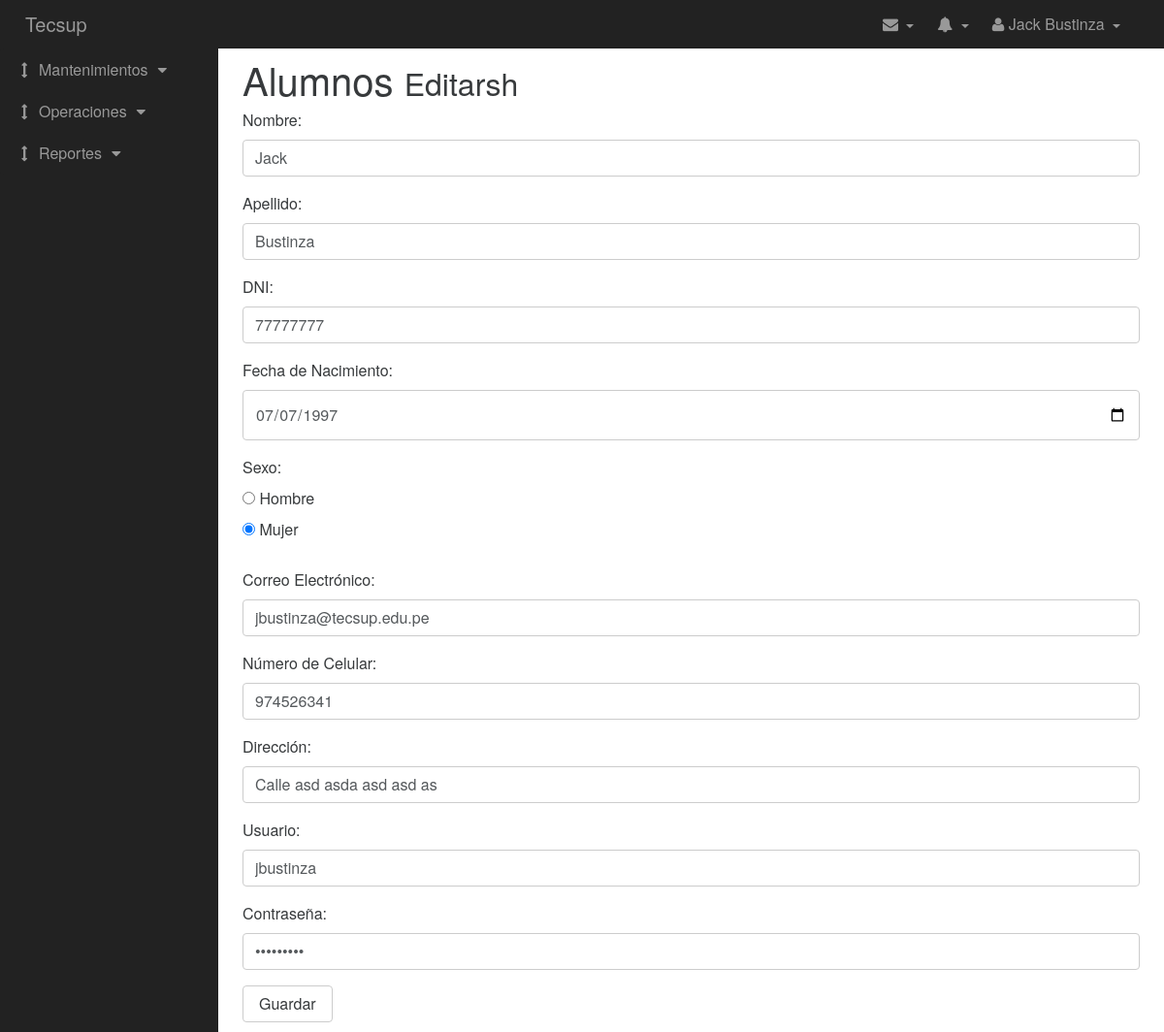
The app's page /alumnos_editar.php?xid_per=3 (signed in) with its own data.
### tables this page shows
CREATE TABLE `persona` (
  `id_per` int(11) NOT NULL AUTO_INCREMENT,
  `nom_per` varchar(100) DEFAULT NULL,
  `ape_per` varchar(100) DEFAULT NULL,
  `dni_per` varchar(8) DEFAULT NULL,
  `fec_nac_per` date DEFAULT NULL,
  `sex_per` varchar(1) DEFAULT NULL,
  `email_per` varchar(50) DEFAULT NULL,
  `cel_per` varchar(15) DEFAULT NULL,
  `dir_per` varchar(100) DEFAULT NULL,
  `log_per` varchar(45) DEFAULT NULL,
  `pass_per` varchar(45) DEFAULT NULL,
  `id_tipo_per` int(11) DEFAULT NULL,
  PRIMARY KEY (`id_per`),
  KEY `fk_Persona_TipoPersona_idx` (`id_tipo_per`),
  CONSTRAINT `fk_Persona_TipoPersona` FOREIGN KEY (`id_tipo_per`) REFERENCES `tipopersona` (`id_tipo_per`) ON DELETE NO ACTION ON UPDATE NO ACTION
);

### funciones.php (called while the page is built, shortened)
<?php
  function leerParam($param, $default) {
     if ( isset($_GET["$param"] ) )
        return $_GET["$param"];
     return $default;
  }
?>

### alumnos_editar.php (the view, shortened to what this page needs)
<?php require_once("header.php");
require_once("funciones.php");
$xid_per = leerParam("xid_per","");
$sql = "SELECT * FROM persona WHERE id_per = '$xid_per'";
$xc = conectar();
$res = mysqli_query($xc,$sql);
$fila = mysqli_fetch_array($res);
?>
 <div class="container-fluid">
    <div class="row">
        <div class="col-lg-12">
            <h1 class="page-header">
                Alumnos
                <small>Editarsh</small>
            </h1>
        </div>
    </div>
    <div class="row">
        <div class="col-lg-12">
            <form role="form" method="POST" action="alumnos_grabar.php">
                <fieldset class="form-group">
                    <label for="nom_per">Nombre:</label>
                    <input class="form-control" placeholder="Escriba su Nombre:" required="required" name="nom_per" value=<?php echo $fila['nom_per']; ?> id="nom_per">
                </fieldset>
                <fieldset class="form-group">
                    <label for="ape_per">Apellido:</label>
                    <input class="form-control" placeholder="Escriba su Apellido:" required="required" name="ape_per" value=<?php echo $fila['ape_per']; ?>  id="ape_per">
                </fieldset>
                <fieldset class="form-group">
                    <label for="dni_per">DNI:</label>
                    <input class="form-control" placeholder="Escriba su DNI:" required="required" name="dni_per" value=<?php echo $fila['dni_per']; ?> id="dni_per" maxlength="8">
                </fieldset>
                <fieldset class="form-group">
                    <label for="fec_nac_per">Fecha de Nacimiento:</label>
                    <input type="date" value=<?php echo $fila['fec_nac_per']; ?> class="form-control" required="required" name="fec_nac_per" id="fec_nac_per">
                </fieldset>
                <?php
                if($fila["sex_per"]=="M"){
                    echo"<fieldset class='form-group'>
                            <label>Sexo:</label>
                            <div class='radio'>
                                <label>
                                    <input type='radio' name='sex_per' id='sex_per1' value='H' > Hombre
                                </label>
                            </div>
                            <div class='radio'>
                                <label>
                                    <input type='radio' name='sex_per' id='sex_per2' value='M' checked> Mujer
                                </label>
                            </div>
                        </fieldset>";
                }
                ?>
                <fieldset class="form-group">
                    <label for="email_per">Correo Electrónico:</label>
                    <input type="email" class="form-control" placeholder="Escriba su Correo Electrónico:" required="required" value=<?php echo $fila['email_per']; ?> name="email_per" id="email_per" maxlength="50">
                </fieldset>
                <fieldset class="form-group">
                    <label for="cel_per">Número de Celular:</label>
                    <input class="form-control" placeholder="Escriba su Número de Celular" required="required" name="cel_per" value=<?php echo $fila['cel_per']; ?> id="cel_per" maxlength="15">
                </fieldset>
                <fieldset class="form-group">
                    <label for="dir_per">Dirección:</label>
                    <input class="form-control" placeholder="Escriba su Dirección" required="required" name="dir_per" id="dir_per" value="<?php echo $fila['dir_per']; ?>" maxlength="100">
                </fieldset>
                <fieldset class="form-group">
                    <label for="log_per">Usuario:</label>
                    <input class="form-control" placeholder="Cree un usuario para acceder al sistema" required="required" value=<?php echo $fila['log_per']; ?> name="log_per" id="log_per" maxlength="100">
                </fieldset>
                <fieldset class="form-group">
                    <label for="pass_per">Contraseña:</label>
                    <input type="password" class="form-control" placeholder="Cree una contraseña para acceder al sistema" value=<?php echo $fila['pass_per']; ?> required="required" name="pass_per" id="pass_per" maxlength="100">
                </fieldset>
                <button type="submit" class="btn btn-secondary">Guardar</button>
            </form>
        </div>
    </div>
</div>
<?php require_once("footer.php"); ?>

### css/sb-admin.css (style rules this page uses)
body { margin-top: 100px; background-color: #222; }
@media (min-width:768px) { body { margin-top: 50px; } }

### records on screen
persona: nom_per "Jack", ape_per "Bustinza", dni_per "77777777", fec_nac_per "07/07/1997", email_per "jbustinza@tecsup.edu.pe", cel_per "974526341", dir_per "Calle asd asda asd asd as", log_per "jbustinza"

### other values on screen
$_SESSION["nom_per"] "Jack"
$_SESSION["ape_per"] "Bustinza"
